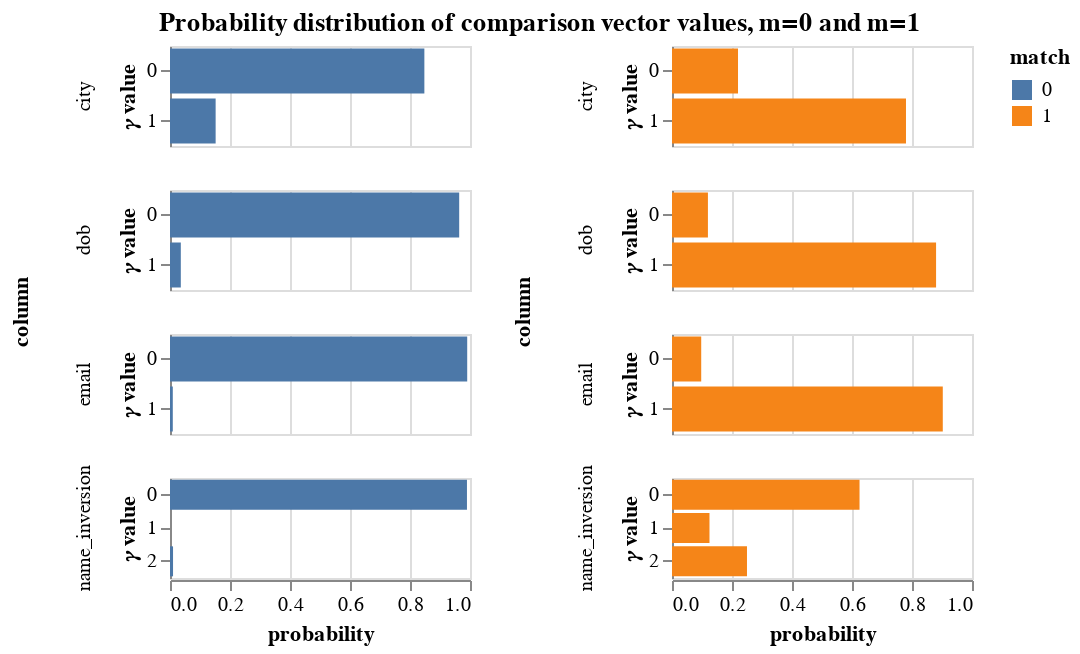

Notebook cell for this chart:
### Markdown cell above
The `params` property of the `linker` is an object that contains a lot of diagnostic information about how the match probability was computed.  The following cells demonstrate some of its functionality

### Code cell
params = linker.params
params.probability_distribution_chart()

### Figure 1 — Vega-Lite specification as saved in the notebook (floating-point values rounded to 4 significant figures)
{"$schema": "https://vega.github.io/schema/vega-lite/v3.4.0.json", "config": {"mark": {"tooltip": null}, "title": {"anchor": "middle"}, "view": {"height": 300, "width": 400}}, "data": {"name": "data-f7b7dd4203f4029e4116cc9f7496eee3"}, "datasets": {"data-f7b7dd4203f4029e4116cc9f7496eee3": [{"column": "name_inversion", "gamma": "gamma_name_inversion", "match": 1, "probability": 0.6251, "value": 0, "value_of_gamma": "level_0"}, {"column": "name_inversion", "gamma": "gamma_name_inversion", "match": 1, "probability": 0.1249, "value": 1, "value_of_gamma": "level_1"}, {"column": "name_inversion", "gamma": "gamma_name_inversion", "match": 1, "probability": 0.2499, "value": 2, "value_of_gamma": "level_2"}, {"column": "name_inversion", "gamma": "gamma_name_inversion", "match": 0, "probability": 0.9899, "value": 0, "value_of_gamma": "level_0"}, {"column": "name_inversion", "gamma": "gamma_name_inversion", "match": 0, "probability": 9.379e-06, "value": 1, "value_of_gamma": "level_1"}, {"column": "name_inversion", "gamma": "gamma_name_inversion", "match": 0, "probability": 0.01012, "value": 2, "value_of_gamma": "level_2"}, {"column": "dob", "gamma": "gamma_dob", "match": 1, "probability": 0.1197, "value": 0, "value_of_gamma": "level_0"}, {"column": "dob", "gamma": "gamma_dob", "match": 1, "probability": 0.8803, "value": 1, "value_of_gamma": "level_1"}, {"column": "dob", "gamma": "gamma_dob", "match": 0, "probability": 0.964, "value": 0, "value_of_gamma": "level_0"}, {"column": "dob", "gamma": "gamma_dob", "match": 0, "probability": 0.03604, "value": 1, "value_of_gamma": "level_1"}, {"column": "city", "gamma": "gamma_city", "match": 1, "probability": 0.22, "value": 0, "value_of_gamma": "level_0"}, {"column": "city", "gamma": "gamma_city", "match": 1, "probability": 0.78, "value": 1, "value_of_gamma": "level_1"}, {"column": "city", "gamma": "gamma_city", "match": 0, "probability": 0.8479, "value": 0, "value_of_gamma": "level_0"}, {"column": "city", "gamma": "gamma_city", "match": 0, "probability": 0.1521, "value": 1, "value_of_gamma": "level_1"}, {"column": "email", "gamma": "gamma_email", "match": 1, "probability": 0.09738, "value": 0, "value_of_gamma": "level_0"}, {"column": "email", "gamma": "gamma_email", "match": 1, "probability": 0.9026, "value": 1, "value_of_gamma": "level_1"}, {"column": "email", "gamma": "gamma_email", "match": 0, "probability": 0.9907, "value": 0, "value_of_gamma": "level_0"}, {"column": "email", "gamma": "gamma_email", "match": 0, "probability": 0.00931, "value": 1, "value_of_gamma": "level_1"}]}, "hconcat": [{"encoding": {"color": {"field": "match", "type": "nominal"}, "row": {"field": "column", "sort": {"field": "gamma"}, "type": "nominal"}, "tooltip": [{"field": "column", "type": "nominal"}, {"field": "probability", "format": ".4f", "type": "quantitative"}, {"field": "value", "type": "ordinal"}], "x": {"field": "probability", "type": "quantitative"}, "y": {"axis": {"title": "𝛾 value"}, "field": "value", "type": "nominal"}}, "height": 50, "mark": "bar", "resolve": {"scale": {"y": "independent"}}, "transform": [{"filter": "(datum.match === 0)"}], "width": 150}, {"encoding": {"color": {"field": "match", "type": "nominal"}, "row": {"field": "column", "sort": {"field": "gamma"}, "type": "nominal"}, "tooltip": [{"field": "column", "type": "nominal"}, {"field": "probability", "format": ".4f", "type": "quantitative"}, {"field": "value", "type": "ordinal"}], "x": {"field": "probability", "type": "quantitative"}, "y": {"axis": {"title": "𝛾 value"}, "field": "value", "type": "nominal"}}, "height": 50, "mark": "bar", "resolve": {"scale": {"y": "independent"}}, "transform": [{"filter": "(datum.match === 1)"}], "width": 150}], "title": "Probability distribution of comparison vector values, m=0 and m=1"}
